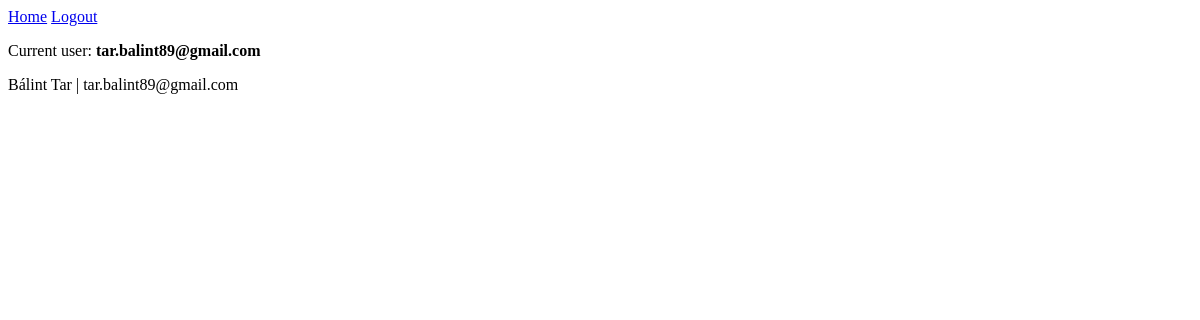
The page / (signed in) on the database as committed earlier.
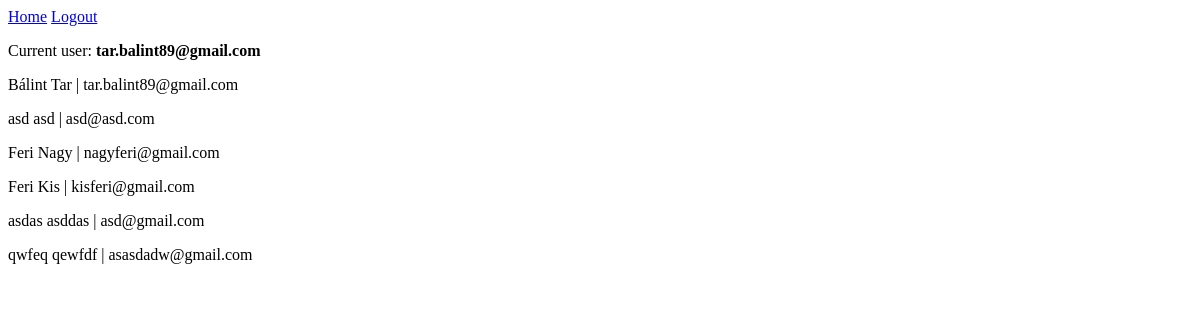
The same page on the database as committed later.
### account/models.py (models this page shows, shortened)
class Account(AbstractBaseUser):
    email           = models.EmailField(verbose_name="Email", max_length=60, unique=True)
    first_name      = models.CharField(verbose_name="First Name", max_length=60)
    last_name       = models.CharField(verbose_name="Last Name", max_length=60)
    date_joined     = models.DateTimeField(verbose_name="Date Joined", auto_now_add=True)
    last_login      = models.DateTimeField(verbose_name="Last Login", auto_now=True)
    is_admin        = models.BooleanField(default=False)
    is_active       = models.BooleanField(default=True)
    is_staff        = models.BooleanField(default=False)
    is_superuser    = models.BooleanField(default=False)
    USERNAME_FIELD = "email"
    REQUIRED_FIELDS = ["first_name", "last_name"]
    objects = MyAccountManager()
    def __str__(self):
        return self.email

### account/views.py (the view)
# urls.py: path("", views.home, name="home"),
def home(request):
    user = request.user
    if not user.is_authenticated:
        return redirect("login")
    context = {}
    user = request.user
    context["users"] = models.Account.objects.all()
    return render(request, "index.html", context)

### templates/index.html
{% extends "base.html" %}
{% block content %}
    <p>Current user: <strong>{{request.user}}</strong></p>
    {% for user in users %}
        <p>{{user.last_name}} {{user.first_name}} | {{user.email}}</p>
    {% endfor %}
{% endblock content %}

### templates/base.html (shortened to what this page needs)
<!DOCTYPE html>
<html lang="en">
<head>
</head>
<body>
    <header>
        {% if user.is_authenticated %}
            <a href="{% url 'home' %}">Home</a>
            <a href="{% url 'logout' %}">Logout</a>
        {% elif not user.is_authenticated %}
            <a href="{% url 'register' %}">Register</a>
            <a href="{% url 'login' %}">Login</a>
        {% endif %}
    </header>
    {% block content %}{% endblock content %}
</body>
</html>

Rows that differ between the two databases and show on the page:
added Account: last_name "asd", first_name "asd", email "asd@asd.com"
added Account: last_name "Feri", first_name "Nagy", email "nagyferi@gmail.com"
added Account: last_name "Feri", first_name "Kis", email "kisferi@gmail.com"
added Account: last_name "asdas", first_name "asddas", email "asd@gmail.com"
added Account: last_name "qwfeq", first_name "qewfdf", email "asasdadw@gmail.com"
